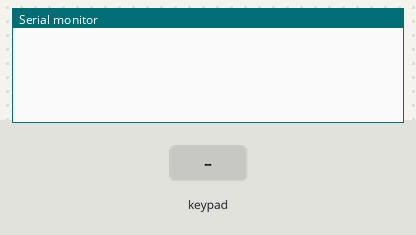
Bench run of a sketch on a simulated Arduino Leonardo, built with avr-gcc and run on an emulated ATmega32U4. Shown: the last lines printed to the serial monitor. The test bench sets the inputs (shaded band). USB keyboard and mouse output is not drawn.

Above: at 1.2 s.
1.3 s: key 'C' pressed
At 2.1 s:
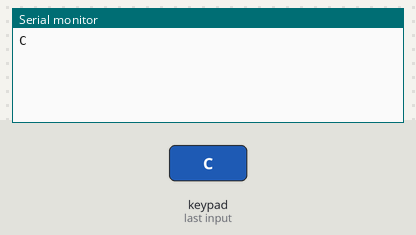
2.8 s: key 'P' pressed
At 3.4 s:
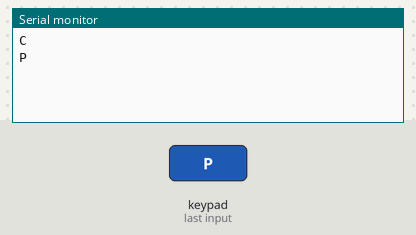
4.3 s: key 'K' pressed
At 4.6 s:
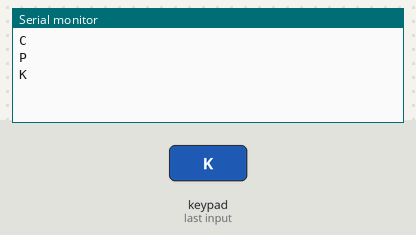
5.8 s: key 'E' pressed
At 6.7 s:
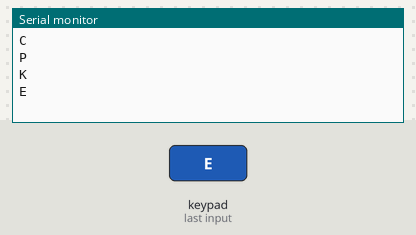
7.3 s: key 'R' pressed
At 7.9 s:
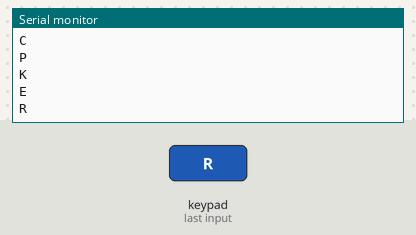
8.8 s: key 'N' pressed
At 9.1 s:
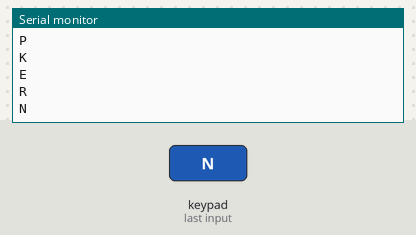

The sketch:

dsky_keyboard_arduino.ino
```cpp
/* @file CustomKeypad.pde
  || @version 1.0
  || @author Alexander Brevig
  || @contact alexanderbrevig@gmail.com
  ||
  || @description
  || | Demonstrates changing the keypad size and key values.
  || #
*/
#include <Keypad.h>
#include "Keyboard.h"

const byte ROWS = 5; //four rows
const byte COLS = 4; //four columns
//define the cymbols on the buttons of the keypads
//DONE: Converted numbers and symbols to ascii codes
//222 '\336' Keypad -
//223 '\337' Keypad +
//224 '\340' Keypad ENTER
//225 '\341' Keypad 1 and End
//226 '\342' Keypad 2 and Down Arrow
//227 '\343' Keypad 3 and PageDn
//228 '\344' Keypad 4 and Left Arrow
//229 '\345' Keypad 5
//230 '\346' Keypad 6 and Right Arrow
//231 '\347' Keypad 7 and Home
//232 '\350' Keypad 8 and Up Arrow
//233 '\351' Keypad 9 and PageUp
//234 '\352' Keypad 0 and Insert
char hexaKeys[ROWS][COLS] = {
  {'C', 'P', 'K', 'E'},
  {'\351', '\346', '\343', 'R'},
  {'\350', '\345', '\342', 'E'},
  {'\347', '\344', '\341', 'N'},
  {'\337', '\336', '\352', 'V'}
};
byte rowPins[ROWS] = {6, 5, 4, 3, 2}; //connect to the row pinouts of the keypad
byte colPins[COLS] = {10, 9, 8, 7}; //connect to the column pinouts of the keypad

//initialize an instance of class NewKeypad
Keypad customKeypad = Keypad( makeKeymap(hexaKeys), rowPins, colPins, ROWS, COLS);

void setup() {
  Serial.begin(9600);
  Keyboard.begin();
}

void loop() {
  char customKey = customKeypad.getKey();

  if (customKey) {
    Serial.println(customKey);
    Keyboard.print(customKey);
  }
}
```

Measured:
- after the input at 1.3 s, the serial monitor: prints a new line at once (image 1)
- after the input at 2.8 s, the serial monitor: prints a new line at once (image 2)
- after the input at 4.3 s, the serial monitor: prints a new line at once (image 3)
- after the input at 5.8 s, the serial monitor: prints a new line at once (image 4)
- after the input at 7.3 s, the serial monitor: prints a new line at once (image 5)
- after the input at 8.8 s, the serial monitor: prints a new line at once (image 6)
